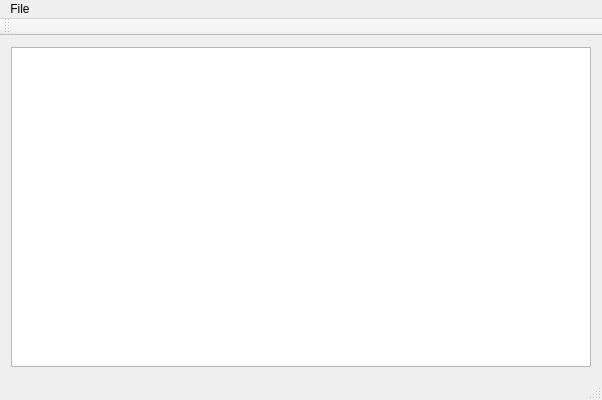
<?xml version="1.0" encoding="UTF-8"?>
<ui version="4.0">
 <class>Lecture12_demo_StrategyClass</class>
 <widget class="QMainWindow" name="Lecture12_demo_StrategyClass">
  <property name="geometry">
   <rect>
    <x>0</x>
    <y>0</y>
    <width>602</width>
    <height>400</height>
   </rect>
  </property>
  <property name="windowTitle">
   <string>Lecture12_demo_Strategy</string>
  </property>
  <widget class="QWidget" name="centralWidget">
   <layout class="QHBoxLayout" name="horizontalLayout">
    <item>
     <widget class="QTextEdit" name="textEdit"/>
    </item>
   </layout>
  </widget>
  <widget class="QMenuBar" name="menuBar">
   <property name="geometry">
    <rect>
     <x>0</x>
     <y>0</y>
     <width>602</width>
     <height>22</height>
    </rect>
   </property>
   <widget class="QMenu" name="menuFile">
    <property name="title">
     <string>File</string>
    </property>
    <addaction name="actionSave_as_CSV"/>
    <addaction name="actionSave_as_HTML"/>
   </widget>
   <addaction name="menuFile"/>
  </widget>
  <widget class="QToolBar" name="mainToolBar">
   <attribute name="toolBarArea">
    <enum>TopToolBarArea</enum>
   </attribute>
   <attribute name="toolBarBreak">
    <bool>false</bool>
   </attribute>
  </widget>
  <widget class="QStatusBar" name="statusBar"/>
  <action name="actionSave_as_CSV">
   <property name="text">
    <string>Save as CSV</string>
   </property>
   <property name="font">
    <font>
     <pointsize>16</pointsize>
    </font>
   </property>
  </action>
  <action name="actionSave_as_HTML">
   <property name="text">
    <string>Save as HTML</string>
   </property>
   <property name="font">
    <font>
     <pointsize>16</pointsize>
    </font>
   </property>
  </action>
 </widget>
 <layoutdefault spacing="6" margin="11"/>
 <resources>
  <include location="Lecture12_demo_Strategy.qrc"/>
 </resources>
 <connections/>
</ui>
